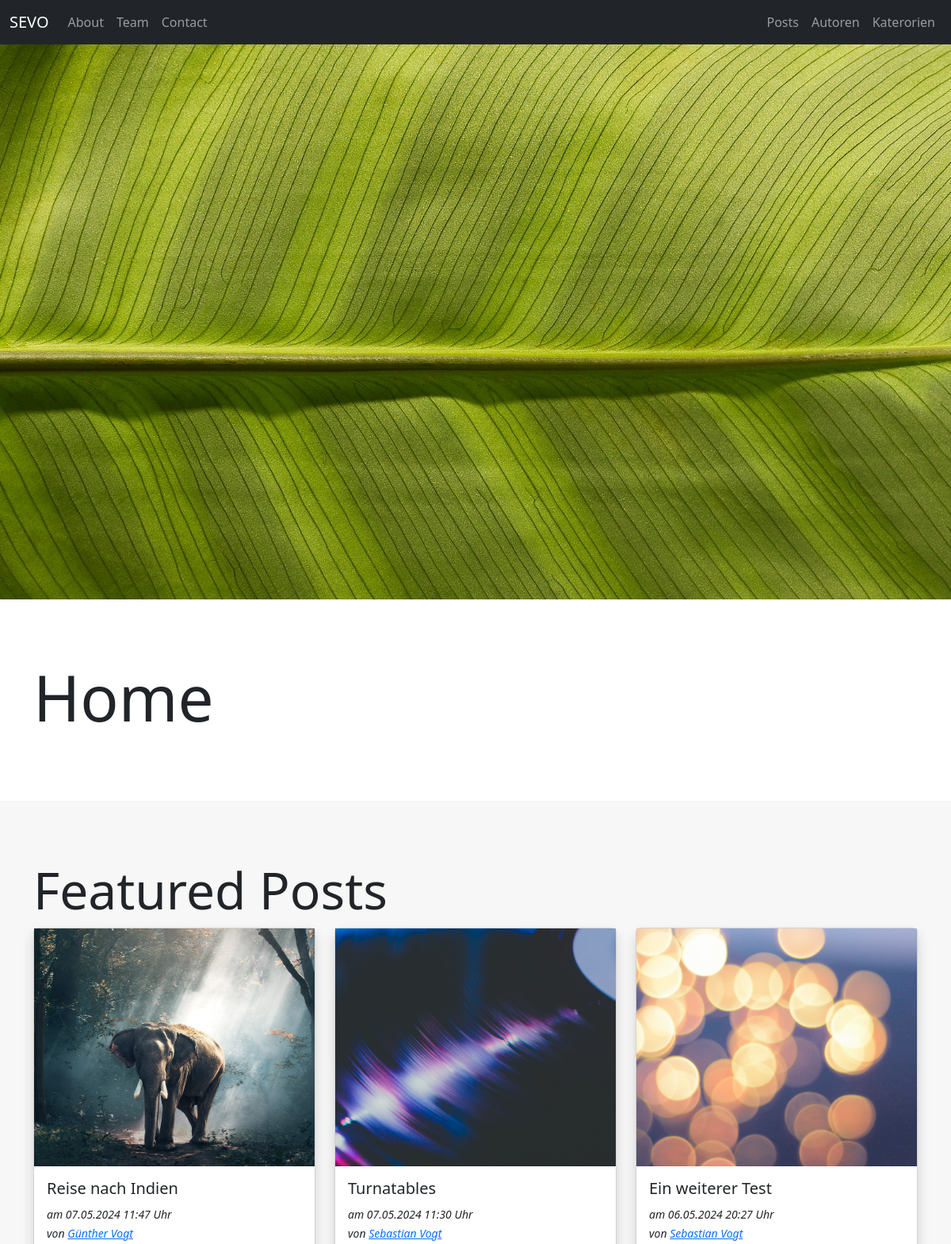
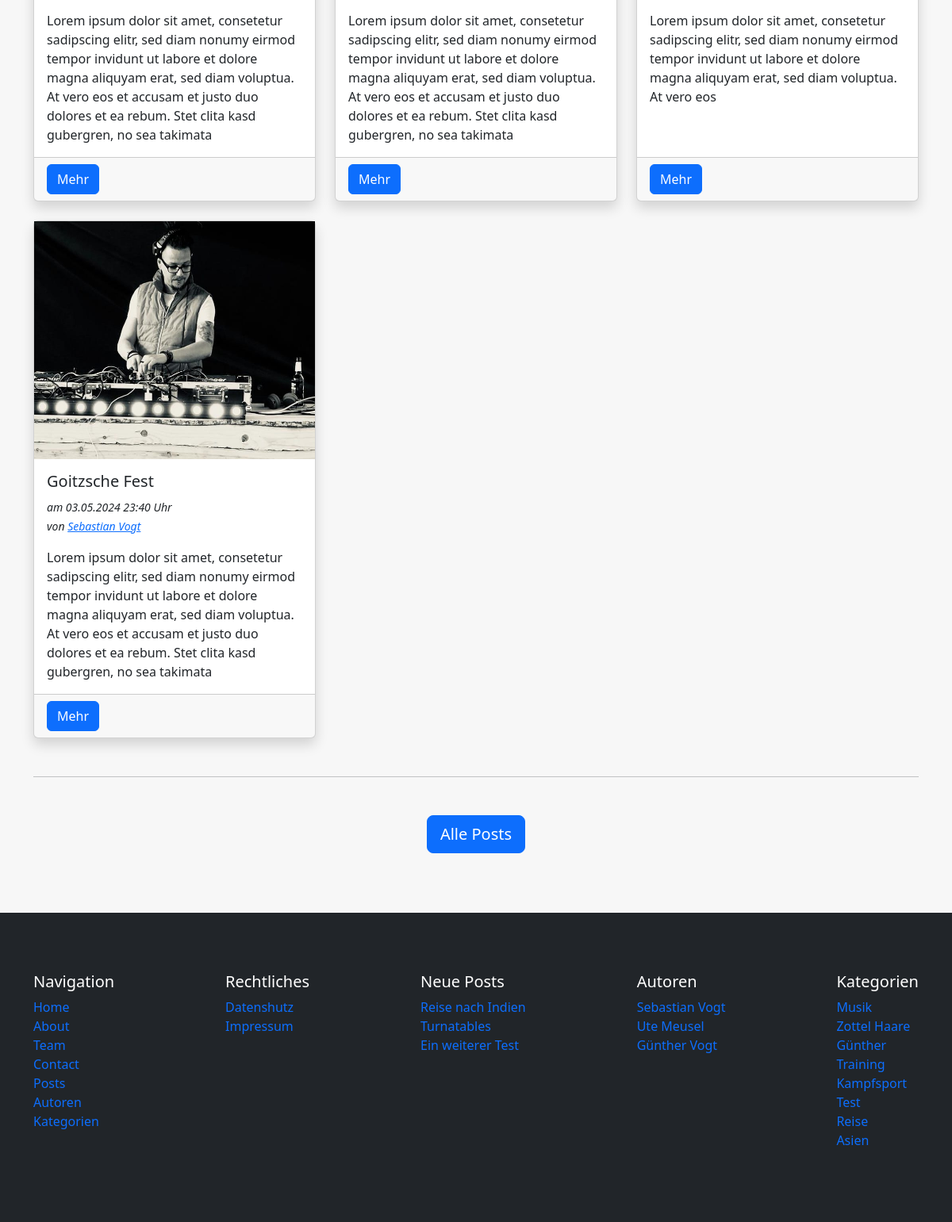
The page / on the database its author committed (2 pictures, top to bottom).
### pages/models.py (models this page shows, shortened)
class Page(models.Model):
    class Templates(models.TextChoices):
        FULL_WIDTH = "Fullwidth"
        CONTAINER = "Container"
        FULL_WIDTH_WITH_HEADER = "Fullwidth with header"
        CONTAINER_WITH_HEADER = "Container with header"
    title = models.CharField(max_length=255)
    slug = models.SlugField(unique=True, blank=True)
    index = models.IntegerField(default=1)
    content = tinymce_models.HTMLField()
    featured_image = models.ForeignKey(Image, on_delete=models.SET_NULL, null=True, blank=True)
    published = models.BooleanField(default=True)
    is_home = models.BooleanField(default=False)
    template = models.CharField(max_length=100, choices=Templates.choices, default=Templates.CONTAINER)
    created_at = models.DateTimeField(auto_now_add=True)
    updated_at = models.DateTimeField(auto_now=True)

### uploaded_media/models.py (models this page shows, shortened)
class Image(models.Model):
    title = models.CharField(max_length=100)
    alt_text = models.CharField(max_length=100)
    categories = models.ManyToManyField(Category, blank=True)
    image = models.ImageField(upload_to="uploaded_media/images")

### blog/models.py (models this page shows, shortened)
class Post(models.Model):
    author = models.ForeignKey(Author, on_delete=models.SET_NULL, null=True)
    title = models.CharField(max_length=255)
    slug = models.SlugField(unique=True)
    categories = models.ManyToManyField(Category, blank=True)
    content = tinymce_models.HTMLField()
    excerpt = models.TextField(max_length=255, blank=True)
    featured_image = models.ForeignKey(Image, on_delete=models.SET_NULL, blank=True, null=True)
    published = models.BooleanField(default=True)
    is_featured = models.BooleanField(default=False)
    allow_comments = models.BooleanField(default=False)
    created_at = models.DateTimeField(auto_now_add=True)
    updated_at = models.DateTimeField(auto_now=True)

class Category(models.Model):
    name = models.CharField(max_length=100, unique=True, db_index=True)
    slug = models.SlugField(unique=True, default="")
    class Meta:
        verbose_name_plural = "Categories"

### author/models.py (models this page shows, shortened)
class Author(models.Model):
    firstname = models.CharField(max_length=100)
    lastname = models.CharField(max_length=100)
    nickname = models.CharField(max_length=100, blank=True)
    email = models.EmailField(null=True)
    slug = models.SlugField(unique=True, default="")
    def get_fullname(self):
        return f"{self.firstname} {self.lastname}"

### pages/views.py (the view)
# urls.py: path("", show_homepage, name="homepage"),
def show_homepage(request):
    page = get_object_or_404(models.Page, is_home=True, published=True)
    featured_posts = Post.objects.filter(is_featured=True, published=True).order_by("-created_at")
    template_path = ""
    if page.template == page.Templates.CONTAINER:
        template_path = "pages/page_container.html"
    elif page.template == page.Templates.FULL_WIDTH:
        template_path = "pages/page_fullwidth.html"
    elif page.template == page.Templates.CONTAINER_WITH_HEADER:
        template_path = "pages/page_container_with_header.html"
    elif page.template == page.Templates.FULL_WIDTH_WITH_HEADER:
        template_path = "pages/page_fullwidth_with_header.html"
    return render(request, template_path, {
        "page": page,
        "featured_posts": featured_posts
    })

### utils/context_processors.py (called while the page is built)
def menus_context(request):
    menu_main = Menu.objects.get(name="Main")
    menu_meta = Menu.objects.get(name="Meta")
    pages_main = menu_main.pages.filter(published=True).order_by("index")
    pages_meta = menu_meta.pages.filter(published=True).order_by("index")
    categories = Category.objects.all()
    authors = Author.objects.all()
    latest_posts = Post.objects.filter(published=True).order_by("-created_at")[:3]
    return {
        "pages_main": pages_main,
        "pages_meta": pages_meta,
        "categories": categories,
        "authors": authors,
        "latest_posts": latest_posts
    }

### pages/templates/pages/page_container_with_header.html (shortened to what this page needs)
{% extends "base.html" %}
{% block content %}
    <header class="image-header">
        <img class="image-header__image" src="{{ page.featured_image.image.url }}" alt="{{ page.featured_image.image.title }}">
    </header>
    <div class="container section-padding">
        <h1 class="display-1">{{ page.title|title }}</h1>
    </div>
    {% if page.is_home %}
        {% include "pages/partials/_featured_posts.html" %}
    {% endif %}
{% endblock %}

### templates/partials/_navbar.html (shortened to what this page needs)
<nav class="navbar navbar-expand-lg bg-dark border-body" data-bs-theme="dark">
    <div class="container-fluid">
      <a class="navbar-brand" href="{% url "homepage" %}">SEVO</a>
      <div class="collapse navbar-collapse" id="navbarNav">
        <ul class="navbar-nav me-auto">
            {% for page in pages_main %}
                {% if page.is_home == False %}
                    <li class="nav-item">
                        <a class="nav-link" href="{% url "pages-page-single-slug" slug=page.slug %}">{{ page.title|title }}</a>
                    </li>
                {% endif %}
            {% endfor %}
        </ul>
        <ul class="navbar-nav d-flex">
            <li class="nav-item">
                <a class="nav-link{% if "post" in request.path %} active{% endif %}"{% if "post" in request.path %} aria-current="page"{% endif %} href="{% url "blog-posts" %}">Posts</a>
            </li>
            <li class="nav-item">
                <a class="nav-link{% if "author" in request.path %} active{% endif %}"{% if "author" in request.path %} aria-current="page"{% endif %} href="{% url "author-index" %}">Autoren</a>
            </li>
            <li class="nav-item">
                <a class="nav-link{% if "categor" in request.path %} active{% endif %}"{% if "categor" in request.path %} aria-current="page"{% endif %} href="{% url "blog-categories" %}">Katerorien</a>
            </li>
        </ul>
      </div>
    </div>
  </nav>

### pages/templates/pages/partials/_featured_posts.html
<section class="section-padding bg-light-grey">
    <div class="container">
        <h2 class="display-3">Featured Posts</h2>
        <div class="row row-cols-1 row-cols-lg-3 g-4 mb-5">
            {% for post in featured_posts %}
                <div class="col">
                    {% include "blog/partials/_posts_item.html" %}
                </div>
            {% endfor %}
        </div>
        <hr>
        <div class="d-flex justify-content-center mt-5">
            <a class="btn btn-primary btn-lg d-block" href="{% url "blog-posts" %}">Alle Posts</a>
        </div>
    </div>
</section>

### blog/templates/blog/partials/_posts_item.html (shortened to what this page needs)
<div class="card h-100 shadow">
    <a class="card__image-link w-100 d-block" href="{% url "blog-post-slug" slug=post.slug %}">
      <img class="card__image w-100" src="{{ post.featured_image.image.url }}" class="card-img-top" alt="{{ post.featured_image.image.title }}">
    </a>
    <div class="card-body">
      <h5 class="card-title">{{ post.title }}</h5>
        <div class="mb-3">
          <small>
            <i>
            am
            <time>{{ post.created_at|date:"d.m.Y H:i" }} Uhr</time>
            <br>
            von
            <a href="{% url "author-single-slug" slug=post.author.slug %}">{{ post.author.get_fullname }}</a>
            </i>
          </small>
        </div>
      <p class="card-text">{{ post.excerpt}}</p>
    </div>
    <div class="card-footer">
      <a class="btn btn-primary" href="{% url "blog-post-slug" slug=post.slug %}">Mehr</a>
    </div>
  </div>

### templates/partials/_navigation_main.html
<nav>
    <ul class="list-unstyled">
        {% for page in pages_main %}
            <li><a class="text-decoration-none {% if page.title|lower in request.path or page.is_home and request.path == "/" %}active{% endif %}" href="{% url "pages-page-single-slug" slug=page.slug %}">{{ page.title }}</a></li>
        {% endfor %}
        <li><a class="text-decoration-none" href="{% url "blog-posts" %}">Posts</a></li>
        <li><a class="text-decoration-none" href="{% url "author-index" %}">Autoren</a></li>
        <li><a class="text-decoration-none" href="{% url "blog-categories" %}">Kategorien</a></li>
    </ul>
</nav>

### templates/partials/_navigation_meta.html
<nav>
    <ul class="list-unstyled">
        {% for page in pages_meta %}
            <li><a class="text-decoration-none {% if page.title|lower in request.path or page.is_home and request.path == "/" %}active{% endif %}" href="{% url "pages-page-single-slug" slug=page.slug %}">{{ page.title }}</a></li>
        {% endfor %}
    </ul>
</nav>

### templates/partials/_navigation_latest_posts.html
<nav>
    {% if latest_posts %}
        <ul class="list-unstyled">
            {% for post in latest_posts %}
                <li><a class="text-decoration-none {% if post.slug|lower in request.path %}active{% endif %}" href="{% url "blog-post-slug" slug=post.slug %}">{{ post.title }}</a></li>
            {% endfor %}
        </ul>
    {% else %}
        <p>Keine Posts vorhanden</p>
    {% endif %}
</nav>

### templates/partials/_navigation_authors.html
<nav>
    {% if authors %}
        <ul class="list-unstyled">
            {% for author in authors %}
                <li><a class="text-decoration-none {% if author.name|lower in request.path %}active{% endif %}" href="{% url "author-single-slug" slug=author.slug %}">{{ author.get_fullname }}</a></li>
            {% endfor %}
        </ul>
    {% else %}
        <p>Keine Autoren vorhanden</p>
    {% endif %}
</nav>

### templates/partials/_navigation_categories.html
<nav>
    {% if categories %}
        <ul class="list-unstyled">
            {% for category in categories %}
                <li><a class="text-decoration-none {% if category.name|lower in request.path %}active{% endif %}" href="{% url "blog-category-slug" slug=category.slug %}">{{ category.name }}</a></li>
            {% endfor %}
        </ul>
    {% else %}
        <p>Keine Kategorien vorhanden</p>
    {% endif %}
</nav>

### static/css/style.css (style rules this page uses)
.bg-light-grey { background-color: rgb(247, 247, 247); }
.section-padding { padding-top: 75px; padding-bottom: 75px; }
.image-header__image { height: 350px; width: 100%; object-fit: cover; }
.card__image-link { overflow: hidden; }
.card__image { object-fit: cover; height: 300px; transform: scale(1.2); filter: brightness(100%); transition: all .3s ease; }
@media (min-width: 768px) { .image-header__image { height: 700px; } }

### rows shown on the page
Page: title "About"
Page: title "Team"
Page: title "Contact"
Page: featured_image.image (picture), title "Home"
Post: featured_image.image (picture), title "Reise nach Indien", created_at "07.05.2024 11:47", author.get_fullname "Günther Vogt", excerpt "Lorem ipsum dolor sit amet, consetetur sadipscing elitr, sed diam nonumy eirmod tempor invidunt ut labore et dolore magna aliquyam erat, sed diam voluptua. At vero eos et accusam et justo duo dolores et ea rebum. Stet clita kasd gubergren, no sea takimata"
Post: featured_image.image (picture), title "Turnatables", created_at "07.05.2024 11:30", author.get_fullname "Sebastian Vogt", excerpt "Lorem ipsum dolor sit amet, consetetur sadipscing elitr, sed diam nonumy eirmod tempor invidunt ut labore et dolore magna aliquyam erat, sed diam voluptua. At vero eos et accusam et justo duo dolores et ea rebum. Stet clita kasd gubergren, no sea takimata"
Post: featured_image.image (picture), title "Ein weiterer Test", created_at "06.05.2024 20:27", author.get_fullname "Sebastian Vogt", excerpt "Lorem ipsum dolor sit amet, consetetur sadipscing elitr, sed diam nonumy eirmod tempor invidunt ut labore et dolore magna aliquyam erat, sed diam voluptua. At vero eos"
Post: featured_image.image (picture), title "Goitzsche Fest", created_at "03.05.2024 23:40", author.get_fullname "Sebastian Vogt", excerpt "Lorem ipsum dolor sit amet, consetetur sadipscing elitr, sed diam nonumy eirmod tempor invidunt ut labore et dolore magna aliquyam erat, sed diam voluptua. At vero eos et accusam et justo duo dolores et ea rebum. Stet clita kasd gubergren, no sea takimata"
Page: title "Datenshutz"
Page: title "Impressum"
Author: get_fullname "Sebastian Vogt"
Author: get_fullname "Ute Meusel"
Author: get_fullname "Günther Vogt"
Category: name "Musik"
Category: name "Zottel Haare"
Category: name "Günther"
Category: name "Training"
Category: name "Kampfsport"
Category: name "Test"
Category: name "Reise"
Category: name "Asien"
